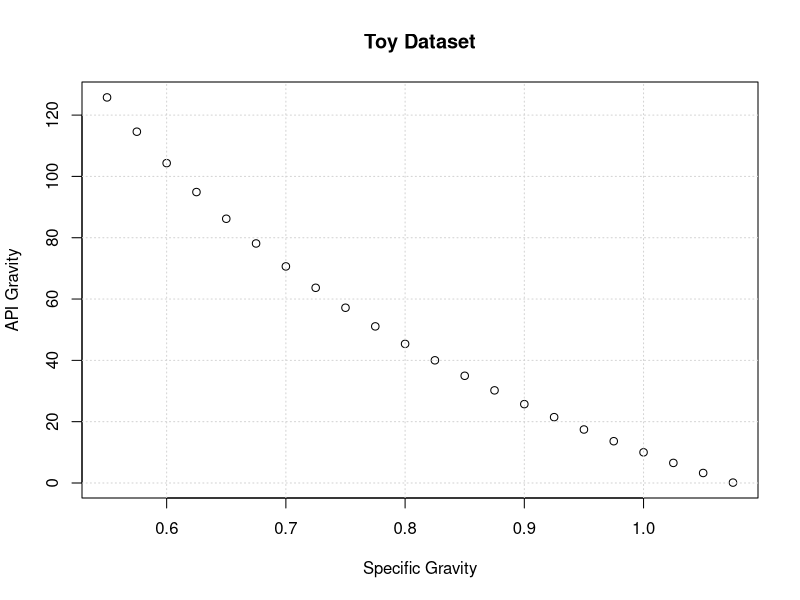
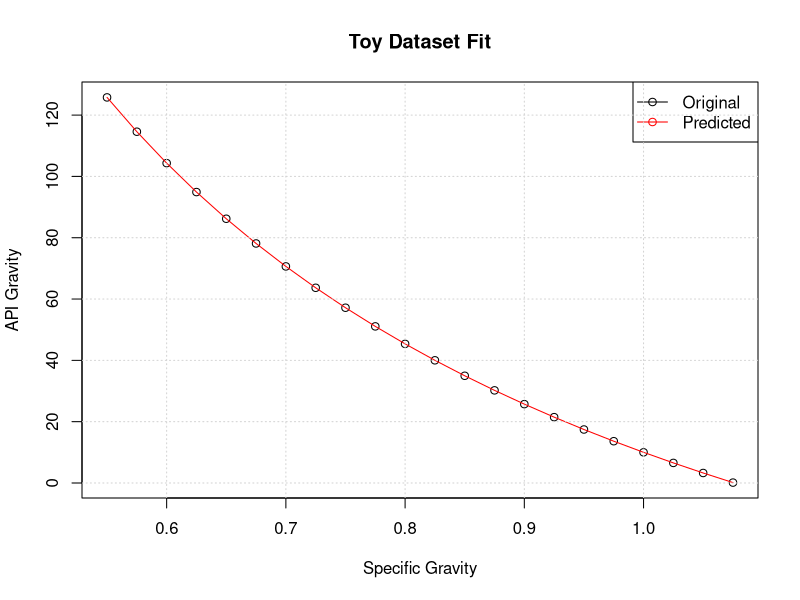
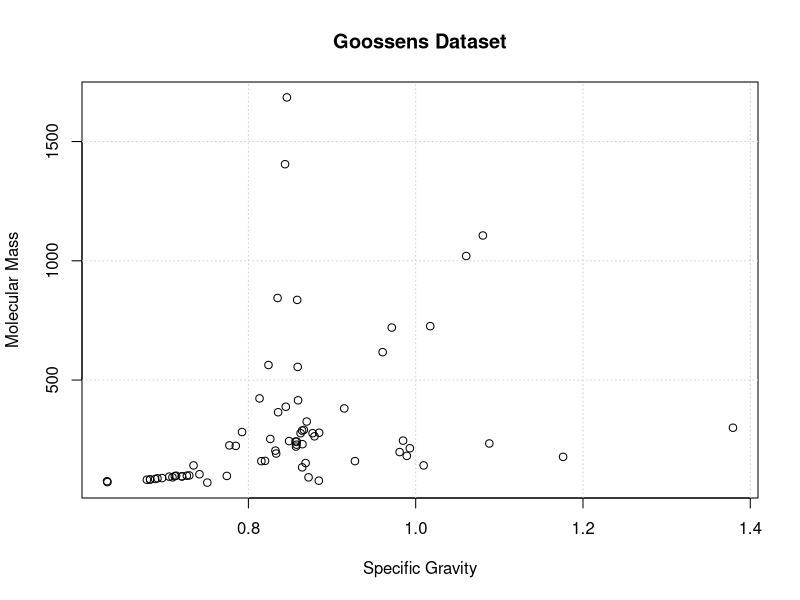
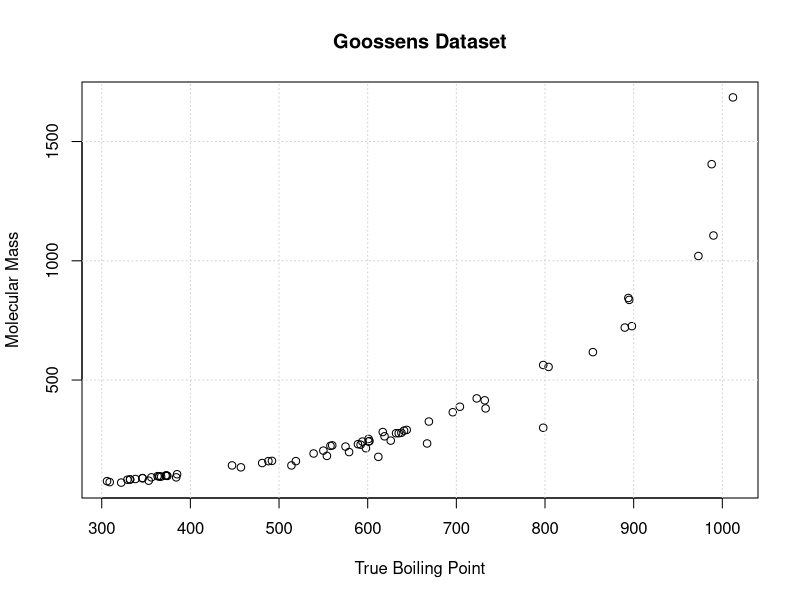
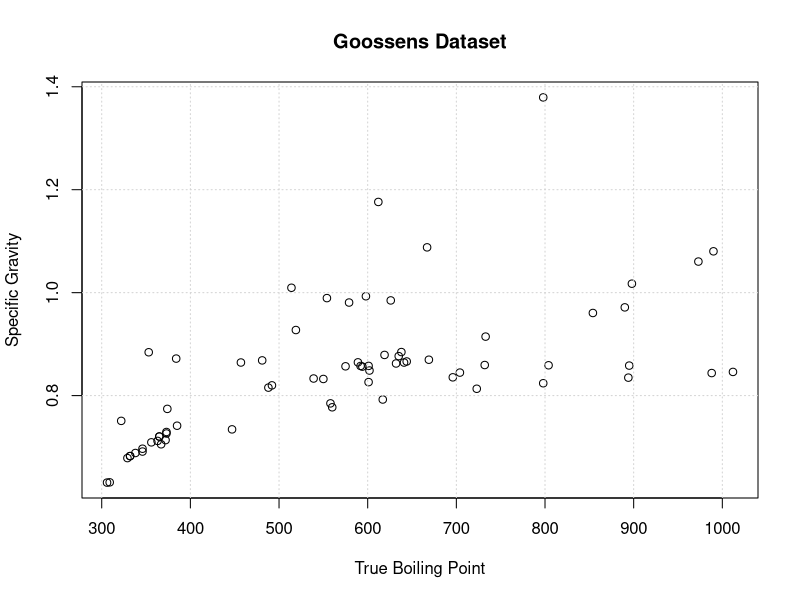
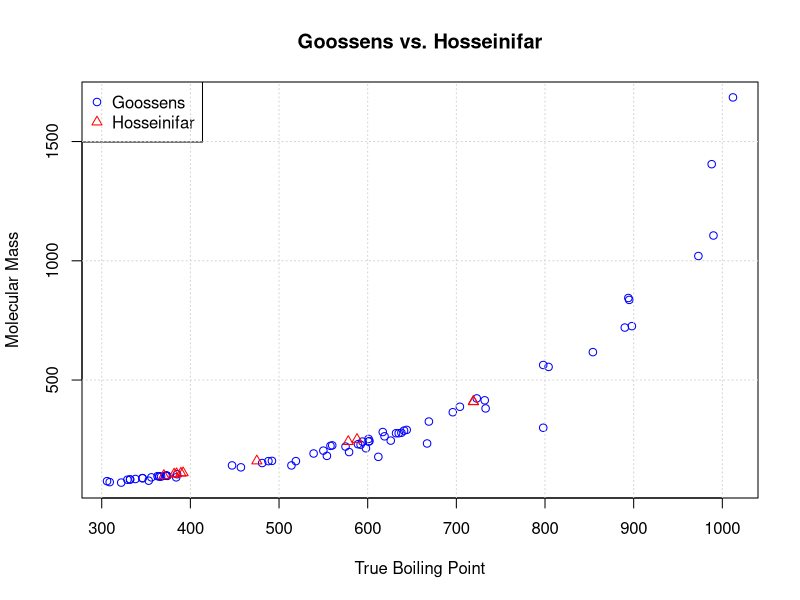
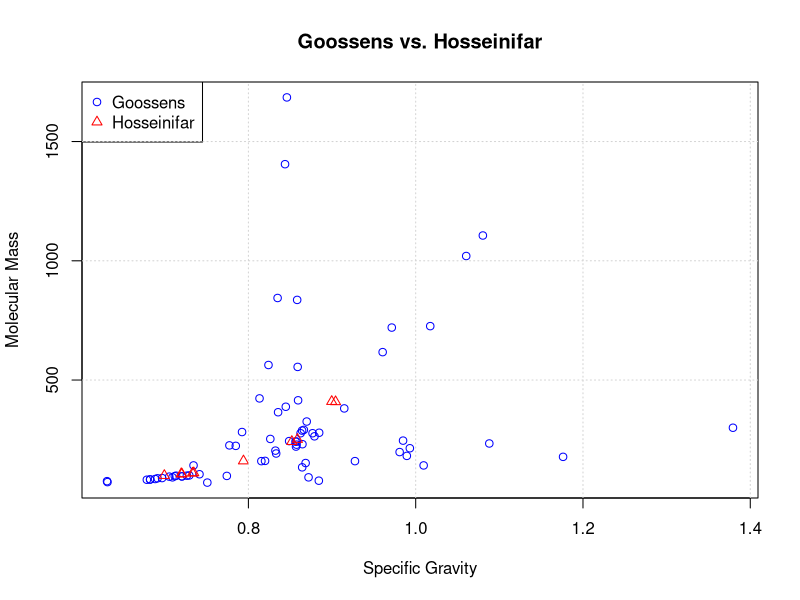

The R source for these figures, in order:
## ---- chunk 1
#| label: fig-toy
# Generate Dataset
x<-seq(from=0.55,to=1.075,by=0.025)
y<-141.5/x-131.5
# Draw Graph
plot(x,y,main="Toy Dataset",
    xlab="Specific Gravity",
    ylab="API Gravity")
grid()
## ---- chunk 2
#| label: fig-toy-fit
# Mimic Results from synthDataSets.ipynb
y_fit<-141.5/x-131.500000554
y_raw<-141.5/x-131.5
# Draw Raw and Fit together
plot(x,y_raw,
    main="Toy Dataset Fit",
    xlab="Specific Gravity",
    ylab="API Gravity")
lines(x,y_fit,
    type="l",
    lty=1,
    col="red")
legend("topright",
    legend=c("Original","Predicted"),
    col=c("black","red"),
    lty=c(1,1),
    pch=c(1,1))
grid()
## ---- chunk 3
# Read Goosens Dataset from flat file
# Positron
#df<-read.csv("./c694/goossens_raw.csv")
# Quarto
df<-read.csv("./goossens_raw.csv")
## ---- chunk 4
#| label: tbl-goo-sum
#| tbl-cap: Goosens Dataset Summary
# Summarize Goosens Dataset
summary(df)
## ---- chunk 5
#| label: fig-goo-mwXsg
plot(df$SG,df$MW,
    main="Goossens Dataset",
    xlab="Specific Gravity",
    ylab="Molecular Mass")
grid()
## ---- chunk 6
#| label: fig-goo-mwXtb
plot(df$TBP,df$MW,
    main="Goossens Dataset",
    xlab="True Boiling Point",
    ylab="Molecular Mass")
grid()
## ---- chunk 7
#| label: fig-goo-sgXtb
plot(df$TBP,df$SG,
    main="Goossens Dataset",
    xlab="True Boiling Point",
    ylab="Specific Gravity")
grid()
## ---- chunk 8
#| label: fig-hoss-mwXtb
# Read Hosseinifar Dataset from flat file
# Positron
#dfh<-read.csv("./c694/hosseinifar_raw.csv")
# Quarto
dfh<-read.csv("./hosseinifar_raw.csv")
# Plot Goossens and Hosseinifar together
plot(df$TBP,df$MW,
     main="Goossens vs. Hosseinifar",
     xlab="True Boiling Point",
     ylab="Molecular Mass",
     col="blue")
points(dfh$TBP,dfh$MW,
       col="red",
       pch=2)
legend("topleft",
       legend=c("Goossens","Hosseinifar"),
       col=c("blue","red"),
       pch=c(1,2))
grid()
## ---- chunk 9
#| label: fig-hoss-mwXsg
# Plot Goossens and Hosseinifar together
plot(df$SG,df$MW,
     main="Goossens vs. Hosseinifar",
     xlab="Specific Gravity",
     ylab="Molecular Mass",
     col="blue")
points(dfh$SG,dfh$MW,
       col="red",
       pch=2)
legend("topleft",
       legend=c("Goossens","Hosseinifar"),
       col=c("blue","red"),
       pch=c(1,2))
grid()
